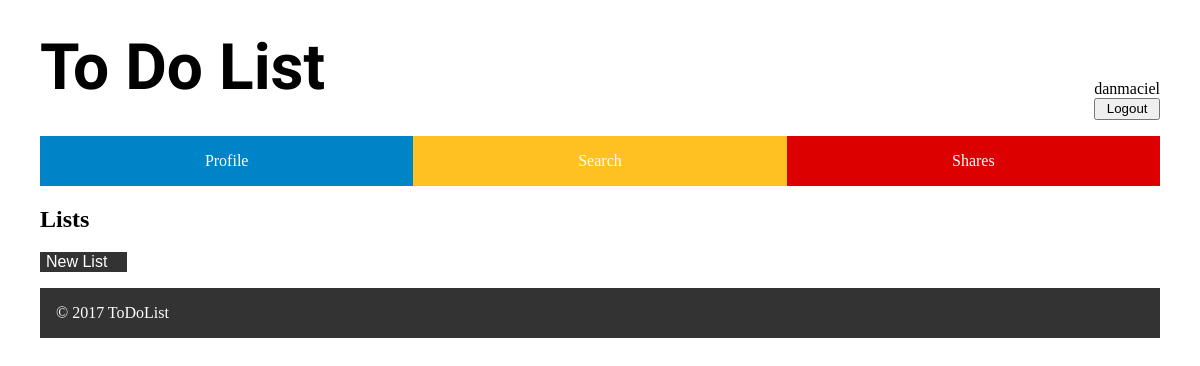
/index.php (signed in), run on an earlier commit of the app's database.
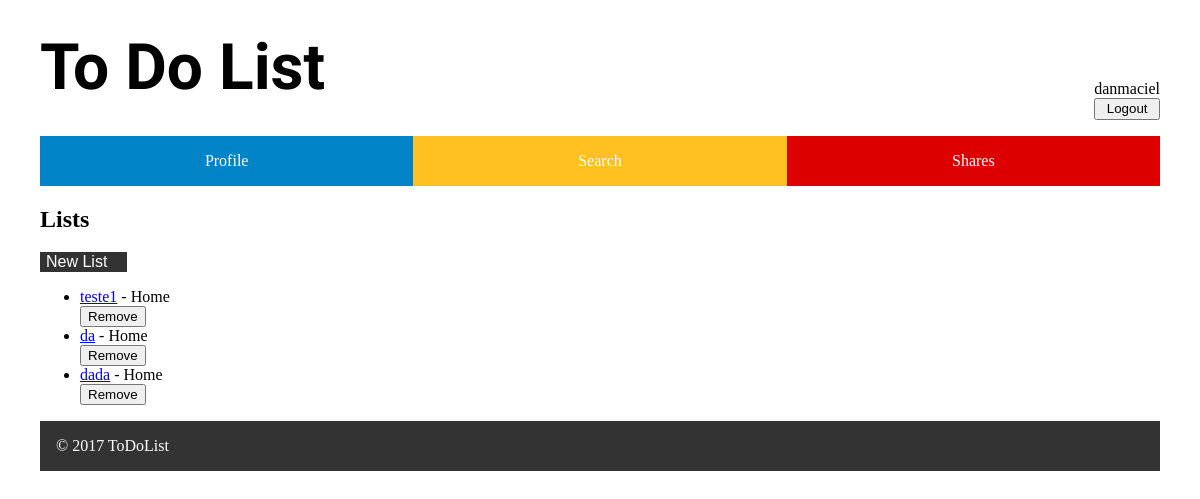
And on a later commit of the database.
### tables this page shows
CREATE TABLE user_list (
  list_id INTEGER REFERENCES lists,
  user_id INTEGER REFERENCES users,
  isPublic VARCHAR
);

CREATE TABLE lists (
	id INTEGER PRIMARY KEY AUTOINCREMENT,
	title VARCHAR,
  category_id INTEGER REFERENCES categories,
  color_id INTEGER REFERENCES colors,
	user_id INTEGER REFERENCES users
);

CREATE TABLE categories (
  id INTEGER PRIMARY KEY AUTOINCREMENT,
  name VARCHAR
);

### database/users.php (called while the page is built, shortened)
<?php
include_once(__DIR__ .'/../includes/init.php');
function getUserInfoByUserName($username,$info){
    global $db;
    $statement = $db->prepare('SELECT * FROM users WHERE username = ? ');
    $statement->execute([$username]);
    return $statement->fetch()[$info];
}
?>

### database/listUtils.php (called while the page is built, shortened)
<?php
include_once ('users.php');
function getUserLists($username)
{
        $id = getUserInfoByUserName($username, 'id');
        global $db;
        $statement = $db->prepare('SELECT * FROM user_list WHERE user_id = ? ');
        $statement->execute([$id]);
    return  $statement->fetchAll();
}
function getListById($id){
    global $db;
    $statement = $db->prepare('SELECT * FROM lists WHERE id = ? ');
    $statement->execute([$id]);
    return $statement->fetch();
}
function getCategoryNameById($id){
    global $db;
    $statement = $db->prepare('SELECT * FROM categories WHERE id = ?');
    $statement->execute([$id]);
    return $statement->fetch()['name'];
}

### myLists.php (the view, shortened to what this page needs)
<?php
if (isset($_GET['id']) && ((isCoOwnwer(getIdByUserName($_SESSION['login-user']), $_GET['id']))|| isShared($_GET['id'],getIdByUserName($_SESSION['login-user'])))) {
    $id = $_GET['id'];
    $items = getItemsByListID($id);
    $users = getUsersOfList($id);
    ?>
    <button onclick="goBack()">Go Back</button>
    <section id="listItems">
        <h2>Items</h2>
        <button class="createAccount-button" id="btnCreateItem" onclick="visibleCreateItem()">New Item</button>
        <ul>
            <?php foreach ($items as $item) { ?>
                <li><?= getItemInfoById($item['item_id'], 'title');?> - <?= getItemInfoById($item['item_id'], 'dataDue');?> - <?= getUsernameById(isAssignedTo($item['item_id'], $id))?>  - <?=  getColorNameById(getItemInfoById($item['item_id'], 'color_id'));?></li>
                <?php if (isAssignedTo($item['item_id'], $id) == getIdByUserName($_SESSION['login-user'])) {
                    if (!getItemInfoById($item['item_id'], 'completed')) { ?>
                        <form class="checkList<?= $item['item_id']; ?>" action="database/checkItem.php" method="post">
                            <input type="hidden" name="id" value="<?php echo $item['item_id']; ?>">
                            <input type="hidden" name="list" value="<?php echo $id; ?>">
                            <input type="submit" value="Complete">
                        </form>
                    <?php } else {
                        ?> completed<?php }
                }else{
            if (getItemInfoById($item['item_id'], 'completed')) {
                    ?>done <?php
            }
                }
            } ?>
        </ul>
    </section>
    <div id="createItem-form" class="modal">
        <div class="modal-content">
            <h1>Create List</h1>
            <form class="addList" action="database/addItem.php" method="post">
                <label><b>List</b></label>
                <input type="hidden" name="list" value="<?php echo $id; ?>" readonly>
                <label><b>Task</b></label>
                <input type="text" name="task" maxlength="100" placeholder="List Title" required><br>
                <label><b>Date Due</b></label>
                <input type="date" name="dateDue" required>
                <label><b>Color</b></label>
                <select name="color" required>
                    <?php foreach ($colors as $color) { ?>
                        <option value="<?= $color['id'] ?>"><?= $color['name'] ?></option>
                    <?php } ?>
                </select>
                <label><b>Assign to:</b></label>
                <select name="assignedTo" required>
                    <?php foreach ($users as $user) { ?>
                        <option value="<?= $user['user_id'] ?>"><?= getUsernameById($user['user_id']) ?></option>
                    <?php } ?>
                </select>
                <input type="submit" value="Create Item">
                <button type="button" onclick="exitCreateItem()">Cancel</button>
            </form>
        </div>
    </div>
    <?php
} else {
    ?>
    <section id="myLists">
        <h2>Lists</h2>
        <button class="createAccount-button" id="btnCreateList" onclick="visibleCreateList()">New List</button>
        <ul>
            <?php foreach ($lists as $list) {
                $list = getListById($list['list_id']) ?>
                <li><a href="index.php?id=<?= $list['id'] ?>"><?= $list['title'] ?></a>
                    - <?= getCategoryNameById($list['category_id']) ?></li>
                <form class="removeList" action="database/removeList.php" method="post">
                    <input type="submit" value="Remove">
                </form>
            <?php } ?>
        </ul>
    </section>
<?php }?>

### pages/common/header.php (shortened to what this page needs)
<?php include_once('database/users.php'); ?>
<!DOCTYPE html>
<html>
<head>
    <link rel="stylesheet" href="css/style.css">
    <link href="https://maxcdn.bootstrapcdn.com/font-awesome/4.7.0/css/font-awesome.min.css" rel="stylesheet">
</head>
<body>
<header>
    <div id="info">
        <h1><a href="index.php">To Do List</a></h1>
    </div>
    <?php include_once('user.php'); ?>
</header>
<nav id="menu">
    <ul>
        <li><a href="../myProfile.php">Profile</a></li>
        <li><a href="../search.php">Search</a></li>
        <li><a href="../myShares.php">Shares</a></li>
    </ul>
</nav>

### pages/common/user.php (shortened to what this page needs)
<div id="user">
    <?php if (isset($_SESSION['login-user']) && $_SESSION['login-user'] != '') { ?>
        <form action="../action_logout.php" method="post">
            <?=$_SESSION['login-user']?></a>
            <input type="submit" value="Logout">
        </form>
    <?php } else { ?>
        </form><button class="createAccount-button" id="btnSignIn" onclick="visibleLogin()">Login</button>
        </form><button class="createAccount-button" id="btnCreateAccount" onclick="visibleCreateAcc()">Register</button>
    <?php } ?>
</div>

### index.php (shortened to what this page needs)
<?php
include_once ('database/users.php');
include_once ('database/listUtils.php');
include_once('pages/common/header.php');
if(isset($_SESSION['login-user'])) {
    $lists = getUserLists($_SESSION['login-user']);
    $colors = getColors();
    include_once('myLists.php');
}
include_once('pages/common/footer.php');
?>

### pages/common/footer.php
<footer>
    &copy; 2017 ToDoList
</footer>
</body>
</html>

### css/style.css (style rules this page uses)
body { width: 70em; margin: 0 auto; display: grid; grid-template-columns: 1fr 3fr; grid-template-areas: "header header" "menu menu" "categories main" "footer footer"; }
body > header { display: flex; justify-content: space-between; align-items: stretch; grid-area: header; border-bottom: 3px #333; }
#info { display: flex; align-items: center; flex-grow: 1; padding: 1em 0; }
#info a { text-decoration: none; color: black; }
#info h1 { font-size: 4em; font-family: 'Cherry Swash', cursive; margin: 0; flex-grow: 1; }
#user { padding: 5em 0 1em 1em; }
#user form { display: flex; flex-direction: column; justify-content: space-around; height: 100%; }
#user input { padding: 0.1em; }
#menu { grid-area: menu; }
#menu ul { display: flex; margin: 0; padding: 0; justify-content: productsspace-around; }
#menu li { display: block; text-align: center; flex: 1; }
#menu li:nth-child(1) { background-color: #0084c8; }
#menu li:nth-child(2) { background-color: #ffc022; }
#menu li:nth-child(3) { background-color: #dc0000; }
#menu li a { padding: 1em; display: block; color: white; text-decoration: none; }
footer { grid-area: footer; background-color: #333; color: white; padding: 1em; }
.createAccount-button { background-color: #333; border: none; color: #ffffff; text-align: center; text-decoration: none; display: inline-block; font-size: 16px; padding-right: 20px; }

What changed in the data, as far as the page shows it:
added user_list: list.title "teste1", list.name "Home"
added user_list: list.title "da", list.name "Home"
added user_list: list.title "dada", list.name "Home"
